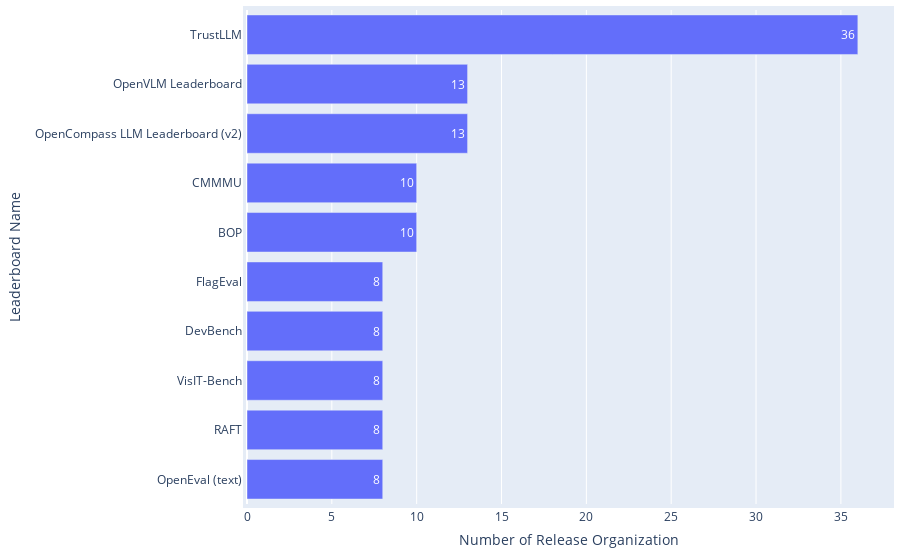

Here is the notebook cell this chart was saved with:
### Code cell
df = pd.read_csv(path_meta / 'leaderboard_processed.csv')
df = df[df['Platforms'] != "['Papers With Code']"]

statistics = {
    'Distribution': 'Release Organizations across Leaderboard Systems',
    'Mean': np.mean(df['#Release organization']),
    'Median': np.median(df['#Release organization']),
    'IQR': df['#Release organization'].quantile(0.75) - df['#Release organization'].quantile(0.25),
}
df_statistics = pd.read_csv(path_meta / 'leaderboard_statistics.csv')
df_statistics = pd.concat([df_statistics, pd.DataFrame([statistics])], ignore_index=True)
df_statistics.drop_duplicates(subset=['Distribution'], keep='last', inplace=True)
df_statistics.sort_values(by='Distribution', inplace=True)
df_statistics.to_csv(path_meta / 'leaderboard_statistics.csv', index=False)

df_top = df.drop_duplicates(subset=['Leaderboard name']).sort_values(by='#Release organization', ascending=False).head(10)
print(f"{df_top['Leaderboard name'].iloc[0]} holds the highest number of release organizations up to {int(df_top['#Release organization'].iloc[0])}.")

fig = go.Figure(go.Bar(
        x=df_top['#Release organization'],  # Values for the bar lengths
        y=df_top['Leaderboard name'],  # Categories for each bar
        orientation='h',  # Sets the bars to be horizontal
        text=df_top['#Release organization'],  # Adds the values as text on each bar
        textposition='auto'  # Automatically positions the text on the bars
))
fig.update_layout(
        xaxis_title='Number of Release Organization',
        yaxis_title='Leaderboard Name',
        yaxis_autorange='reversed'  # This line makes the bars go top-down
)
# Update the layout for a tighter look
fig.update_layout(
    autosize=True,
    margin=dict(
        l=10,  # Left margin
        r=10,  # Right margin
        b=10,  # Bottom margin
        t=10,  # Top margin
        pad=4  # Padding between the plot and the margin
    )
)
fig.show()

### Figure 1 — Plotly figure (JSON) as saved in the notebook; plotly's stock layout.template omitted (floating-point values rounded to 4 significant figures)
{"data": [{"orientation": "h", "text": [36, 13, 13, 10, 10, 8, 8, 8, 8, 8], "textposition": "auto", "type": "bar", "x": [36, 13, 13, 10, 10, 8, 8, 8, 8, 8], "y": ["TrustLLM", "OpenVLM Leaderboard", "OpenCompass LLM Leaderboard (v2)", "CMMMU", "BOP", "FlagEval", "DevBench", "VisIT-Bench", "RAFT", "OpenEval (text)"]}], "layout": {"autosize": true, "margin": {"b": 10, "l": 10, "pad": 4, "r": 10, "t": 10}, "xaxis": {"title": {"text": "Number of Release Organization"}}, "yaxis": {"autorange": "reversed", "title": {"text": "Leaderboard Name"}}}}
